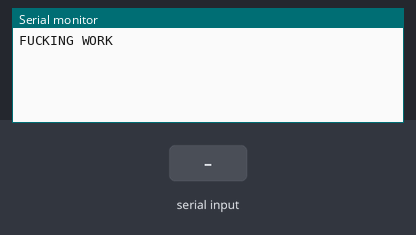
Simulated run of this sketch. Board: Arduino Uno, built with avr-gcc and run on an emulated ATmega328P. On the bench: the last lines printed to the serial monitor. The test bench sets the inputs (shaded band).

Above: at 1.2 s.
1.3 s: "1" received over the second serial link
At 1.8 s:
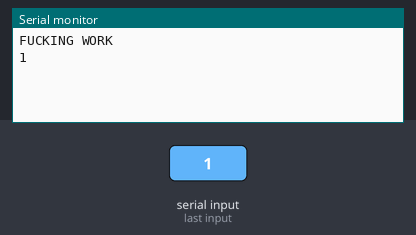
2.8 s: "0" received over the second serial link
At 4.1 s:
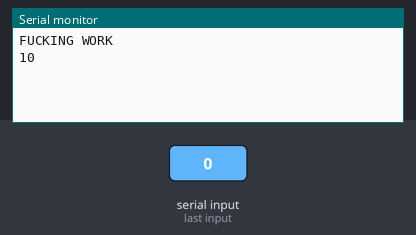

The sketch:

HC12.ino
```cpp
#include <SoftwareSerial.h>
const byte HC12RxdPin = 10;                  // Recieve Pin on HC12
const byte HC12TxdPin = 11;                  // Transmit Pin on HC12
SoftwareSerial HC12(HC12TxdPin, HC12RxdPin);

void setup() {
	Serial.begin(9600);
	HC12.begin(9600);
	Serial.print("\nFUCKING WORK\n");
}

// the loop function runs over and over again until power down or reset
void loop() {
	if (HC12.available()) {
		Serial.write(HC12.read());
  }
	if (Serial.available()) {
		HC12.write(Serial.read());
	}
}
```

Measured:
- after the input at 1.3 s, the serial monitor: prints a new line at once (image 1)
- after the input at 2.8 s, the serial monitor: prints a new line at once (image 2)
